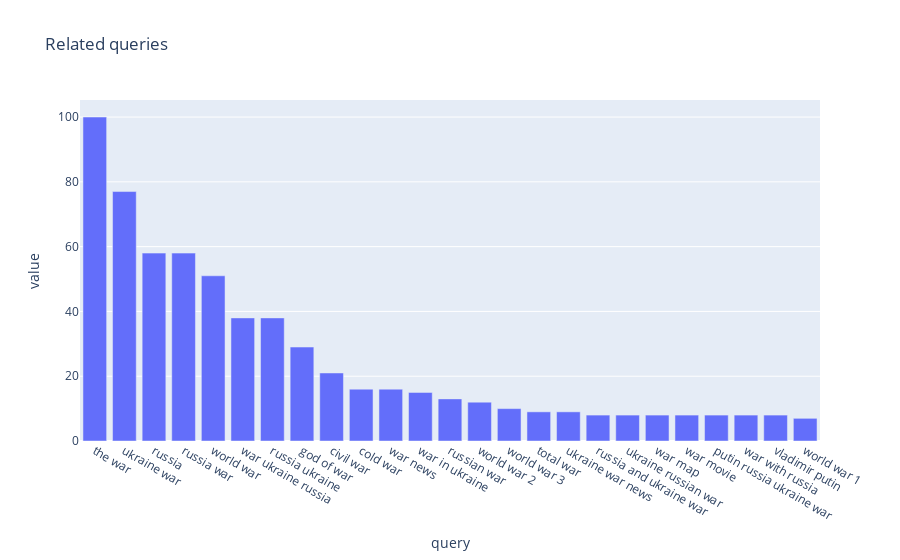

The notebook cell saved with this chart:
### Code cell
fig = px.bar(related_data['war']['top'], x='query', y='value', title='Related queries')
fig.show()

### Figure 1 — Plotly figure (JSON) as saved in the notebook; plotly's stock layout.template omitted (floating-point values rounded to 4 significant figures)
{"data": [{"alignmentgroup": "True", "hovertemplate": "query=%{x}<br>value=%{y}<extra></extra>", "legendgroup": "", "marker": {"color": "#636efa", "pattern": {"shape": ""}}, "name": "", "offsetgroup": "", "orientation": "v", "showlegend": false, "textposition": "auto", "type": "bar", "x": ["the war", "ukraine war", "russia", "russia war", "world war", "war ukraine russia", "russia ukraine", "god of war", "civil war", "cold war", "war news", "war in ukraine", "russian war", "world war 2", "world war 3", "total war", "ukraine war news", "russia and ukraine war", "ukraine russian war", "war map", "war movie", "putin russia ukraine war", "war with russia", "vladimir putin", "world war 1"], "xaxis": "x", "y": [100, 77, 58, 58, 51, 38, 38, 29, 21, 16, 16, 15, 13, 12, 10, 9, 9, 8, 8, 8, 8, 8, 8, 8, 7], "yaxis": "y"}], "layout": {"barmode": "relative", "legend": {"tracegroupgap": 0}, "title": {"text": "Related queries"}, "xaxis": {"anchor": "y", "domain": [0, 1], "title": {"text": "query"}}, "yaxis": {"anchor": "x", "domain": [0, 1], "title": {"text": "value"}}}}
